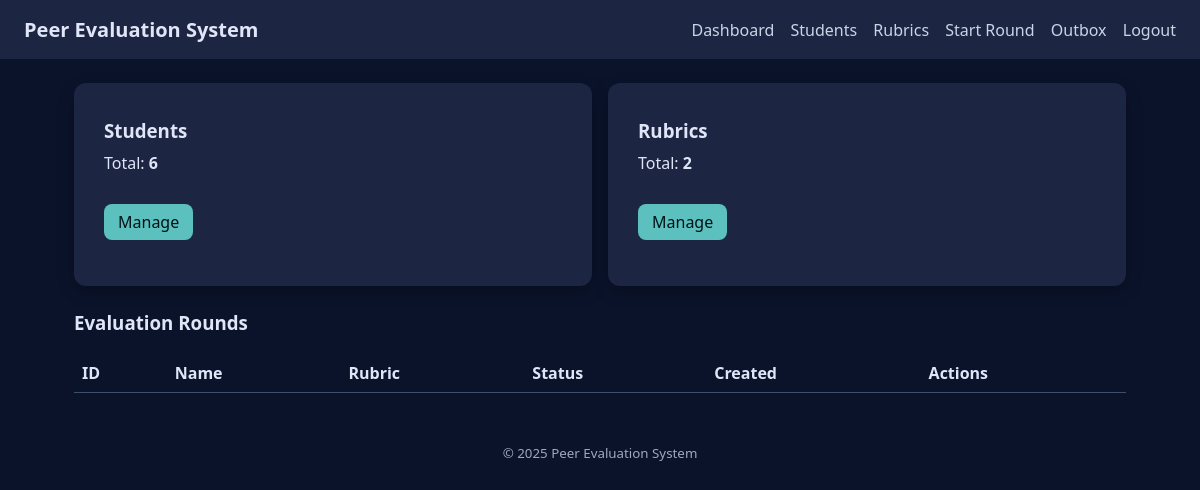
Page /dashboard (signed in) on the earlier database version.
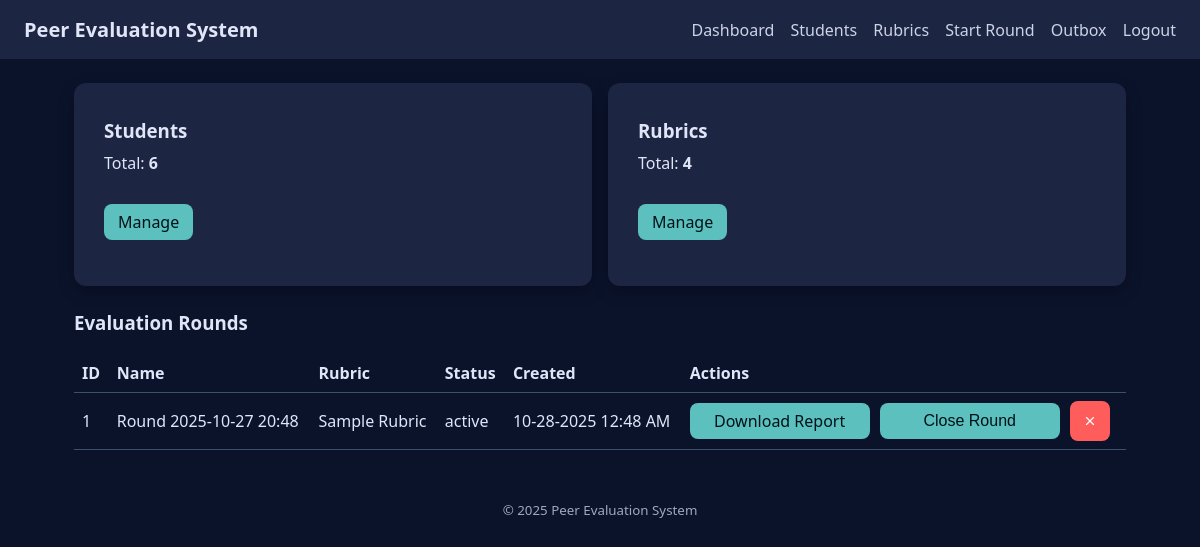
Same page on the later database version.
### models.py (models this page shows)
class EvalRound(db.Model):
    id = db.Column(db.Integer, primary_key=True)
    name = db.Column(db.String(255), nullable=False)
    rubric_id = db.Column(db.Integer, db.ForeignKey("rubric.id"), nullable=False)
    created_at = db.Column(db.DateTime, default=datetime.utcnow)
    status = db.Column(db.String(50), default="draft")
    rubric = db.relationship("Rubric")

class Rubric(db.Model):
    id = db.Column(db.Integer, primary_key=True)
    name = db.Column(db.String(255), nullable=False)
    active = db.Column(db.Boolean, default=True)
    items = db.relationship("RubricItem", backref="rubric", cascade="all, delete-orphan")

### app.py (the view)
    @app.route("/dashboard")
    @login_required
    def dashboard():
        rounds = EvalRound.query.order_by(EvalRound.created_at.desc()).all()
        students_count = Student.query.count()
        rubrics = Rubric.query.all()
        return render_template("dashboard.html", rounds=rounds, students_count=students_count, rubrics=rubrics)

### templates/dashboard.html (shortened to what this page needs)
{% extends "base.html" %}
{% block content %}
<section class="grid">
  <div class="card">
    <div style="margin-bottom: -25px;">
      <h3>Students</h3>
    </div>
    <p>Total: <b>{{ students_count }}</b></p>
    <div style="margin-top: -2px;">
      <p><a class="btn" href="{{ url_for('upload_students') }}">Manage</a></p>
    </div>
  </div>
  <div class="card">
    <div style="margin-bottom: -25px;">
      <h3>Rubrics</h3>
    </div>
    <p>Total: <b>{{ rubrics|length }}</b></p>
    <div style="margin-top: -2px;">
      <p><a class="btn" href="{{ url_for('rubrics') }}">Manage</a></p>
    </div>
  </div>
</section>
<h3>Evaluation Rounds</h3>
<table class="table">
  <tr><th>ID</th><th>Name</th><th>Rubric</th><th>Status</th><th>Created</th><th>Actions</th></tr>
  {% for r in rounds %}
  <tr>
    <td>{{ r.id }}</td>
    <td>{{ r.name }}</td>
    <td>{{ r.rubric.name }}</td>
    <td>{{ r.status }}</td>
    <td>{{ r.created_at | to_local }}
    <td>
      <div class="actions-row">
        <div class="action-group">
          <a class="btn equal" href="{{ url_for('report', round_id=r.id) }}">Download Report</a>
          {% if r.status != 'closed' %}
          <form method="post" action="{{ url_for('close_round', round_id=r.id) }}" style="display:inline;">
            <button class="btn equal" type="submit">Close Round</button>
          </form>
          {% endif %}
        </div>
        <form method="post"
              action="{{ url_for('delete_round', round_id=r.id) }}"
              class="delete-form"
              onsubmit="return confirm('Delete this round and ALL its responses? This cannot be undone. Are you sure?');">
          <button class="btn icon danger" type="submit" aria-label="Delete round" title="Delete round">
          </button>
        </form>
      </div>
    </td>
  </tr>
  {% endfor %}
</table>
{% endblock %}

Differences in the rows shown:
added EvalRound: id "1", name "Round 2025-10-27 20:48", rubric.name "Sample Rubric", status "active", created_at|to_local "10-28-2025 12:48 AM"
Other differences:
{{ rubrics|length }}: "2" → "4"
